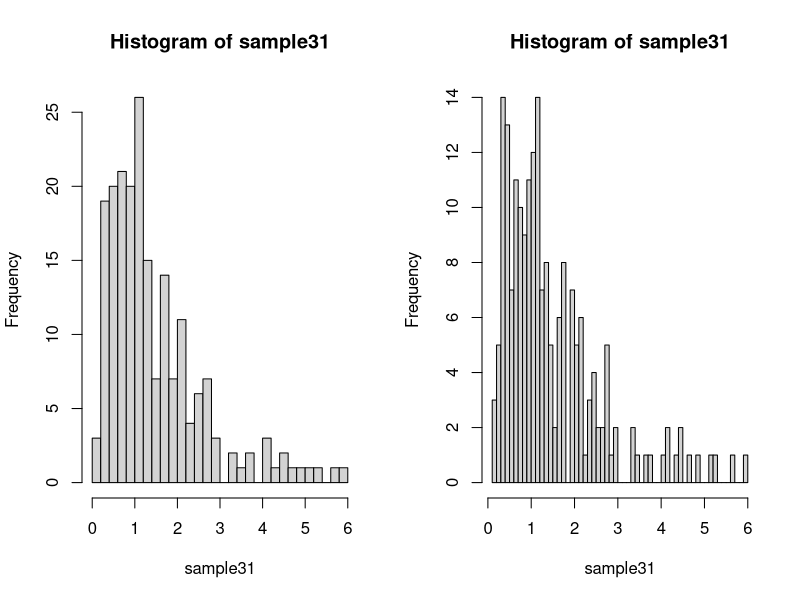
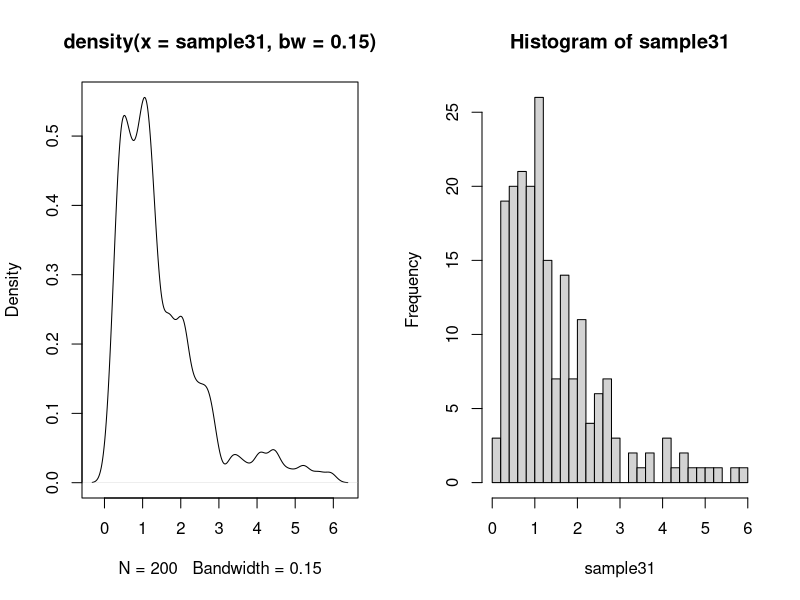
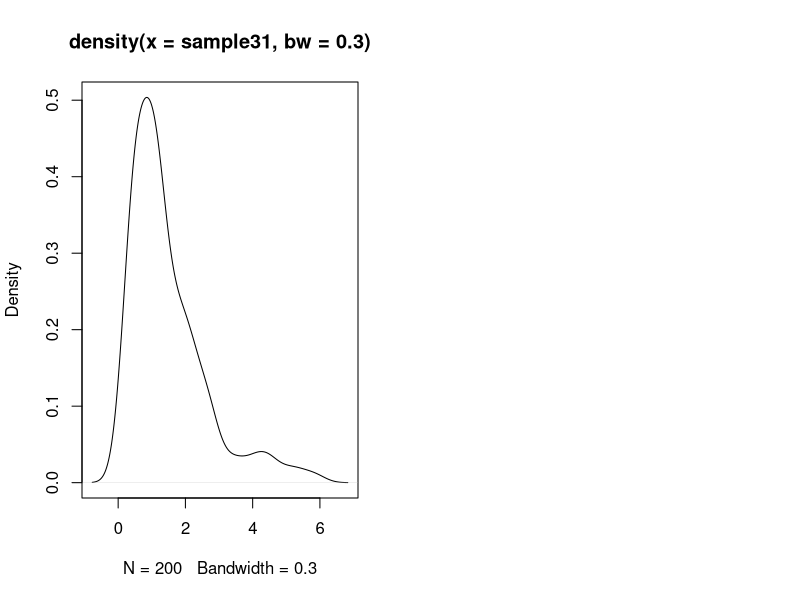
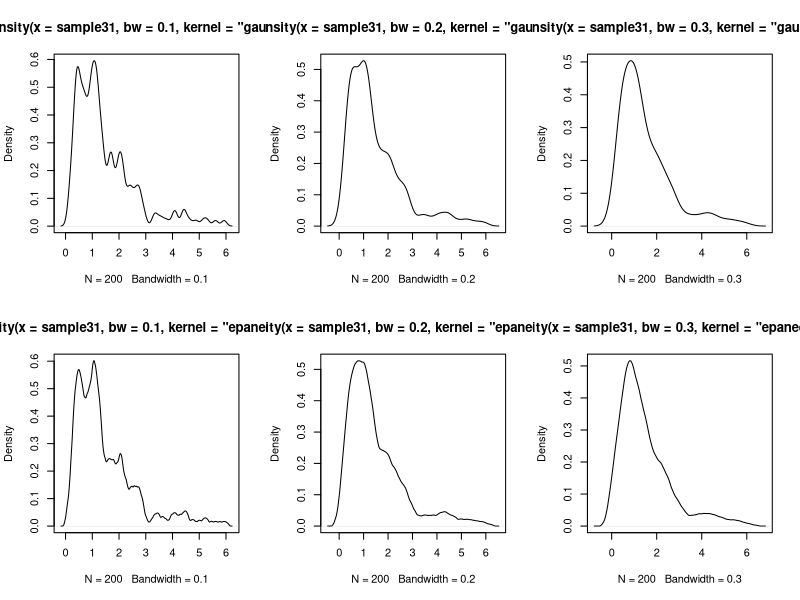
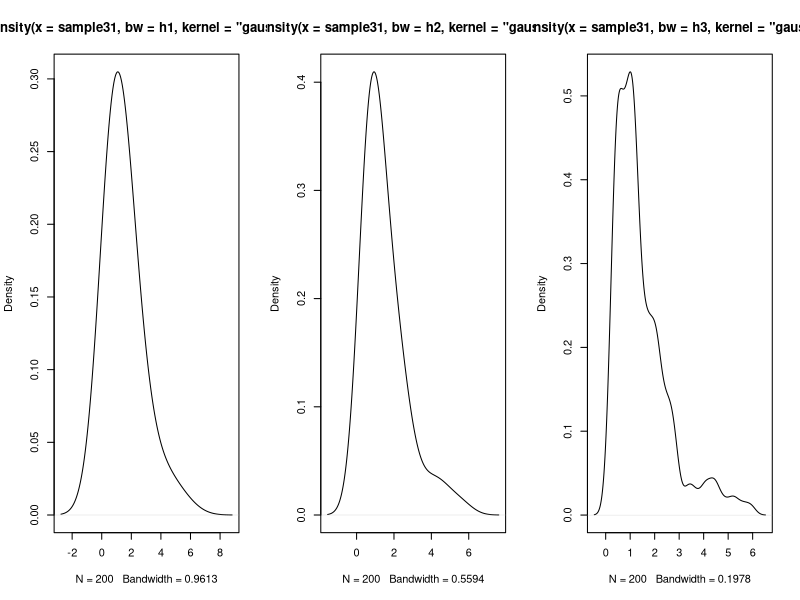

The R source for these figures, in order:
#3.1
#experimenting with bandwidth

setwd("C:\\Users\\josec\\OneDrive\\Documentos\\VU\\Statisitcal Data Analysis\\Assignment 3")
#source("functions_Ch3.txt")

sample31 =scan("sample31.txt")
par(mfrow=c(1,2))
hist(sample31, breaks=40)

#Question TA: which plot is better?
#Which is a better estimation? 
#Rule to use the histograms? Different histograms -> different bandwidth
hist(sample31, breaks=80)
plot(density(sample31, bw=0.15))

hist(sample31, breaks=40)
plot(density(sample31, bw=0.3))


#shapiro.test(sample31) #reject normality
#ks.test(sample31, pnorm)
#ks.test(sample31, pexp)
#ks.test(sample31, punif)
#ks.test(sample31, plnorm)

par(mfrow=c(2,3))
plot(density(sample31, kernel='gaussian', bw=0.1))
plot(density(sample31, kernel='gaussian', bw=0.2))
plot(density(sample31, kernel='gaussian', bw=0.3))
plot(density(sample31, kernel="epanechnikov", bw=0.1))
plot(density(sample31, kernel="epanechnikov", bw=0.2))
plot(density(sample31, kernel="epanechnikov", bw=0.3))

# what would the optimum plot using this method would look like?

h_log <- function(x){
  c = pi^5 * (13/ (3^(7/2)*35) )
  return (c*sd(x)*length(x)^(-1/5)) 
}
h_dexp <- function(x){
  return (sqrt(2)*sd(x)*length(x)^(-1/5)) 
}
h_exp <- function(x){
  return (0.5*sd(x)*length(x)^(-1/5)) 
}

h1 = h_log(sample31)
h2 = h_dexp(sample31)
h3 = h_exp(sample31)

par(mfrow=c(1,3))
plot(density(sample31, kernel='gaussian', bw=h1))
plot(density(sample31, kernel='gaussian', bw=h2))
plot(density(sample31, kernel='gaussian', bw=h3))

